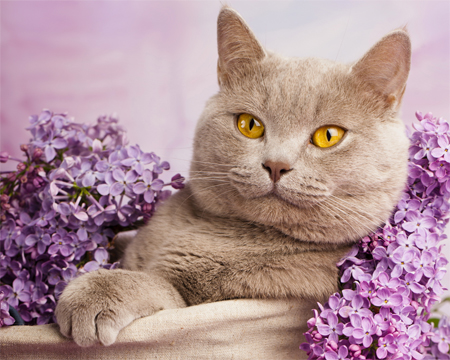
#> input picture Task-8/cat.jpg, 450 x 360 px
$ python rotate45.py
#> lines starting #> are read from the running program, lines starting #| are printed output that depends on the picture
#> further down, source is the input picture: shape (360, 450, 3); mean B, G, R 150.2, 144.5, 175.8
import cv2
import numpy as np

def rotateImage(image, angle):
#> called with angle = 45
    center = tuple(np.array(image.shape[1::-1]) / 2)
#> center = (225, 180)
    rotationMatrix = cv2.getRotationMatrix2D(center, angle, 1.0)
    result = cv2.warpAffine(image, rotationMatrix, image.shape[1::-1], flags=cv2.INTER_LINEAR)
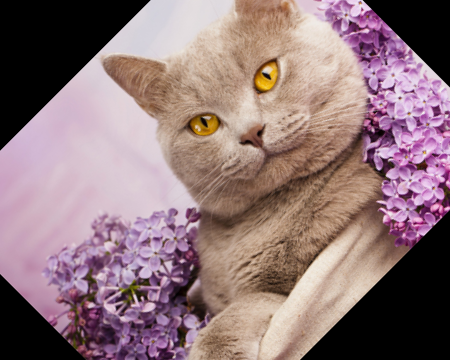
#> result: shape (360, 450, 3); mean B, G, R 120.9, 117.8, 143.3

    return result

def rotateImageWithoutCuttingSides(image, angle):
#> called with angle = 45
    height, width = image.shape[:2]
#> height = 360; width = 450
    imageCenter = (width / 2, height / 2)
#> imageCenter = (225, 180)

    rotationMatrix = cv2.getRotationMatrix2D(imageCenter, angle, 1.)

    absCos = abs(rotationMatrix[0,0])
#> absCos = 0.707
    absSin = abs(rotationMatrix[0,1])
#> absSin = 0.707

    boundWidth = int(height * absSin + width * absCos)
#> boundWidth = 572
    boundHeight = int(height * absCos + width * absSin)
#> boundHeight = 572
    boundSize = (boundWidth, boundHeight)
#> boundSize = (572, 572)

    rotationMatrix[0, 2] += boundWidth / 2 - imageCenter[0]
    rotationMatrix[1, 2] += boundHeight / 2 - imageCenter[1]

    return cv2.warpAffine(image, rotationMatrix, boundSize)
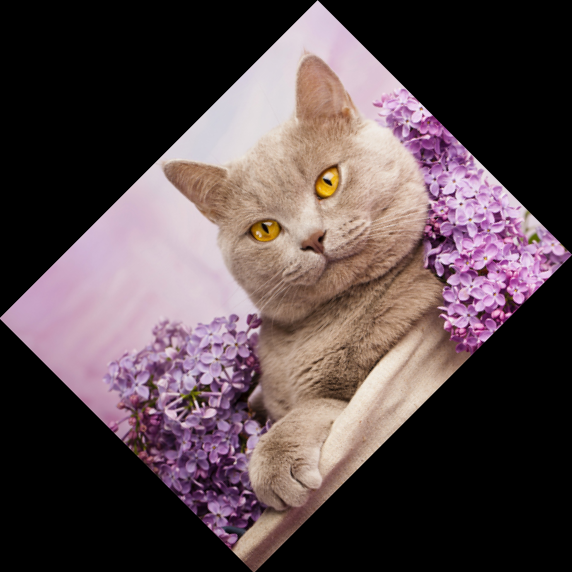
#> returned value: shape (572, 572, 3); mean of channels 0, 1, 2 74.4, 71.6, 87; drawn as B, G, R

angle = 45

source = cv2.imread('cat.jpg')
result = rotateImage(source, angle)
resultWithoutCuttingSides = rotateImageWithoutCuttingSides(source, angle)

cv2.imwrite('result.jpg', result)
cv2.imwrite('resultWithoutCuttingSides.jpg', resultWithoutCuttingSides)

cv2.imshow('Source', source)
cv2.imshow('Result', result)
cv2.imshow('Result without cutting sides', resultWithoutCuttingSides)

cv2.waitKey(0)
cv2.destroyAllWindows()
